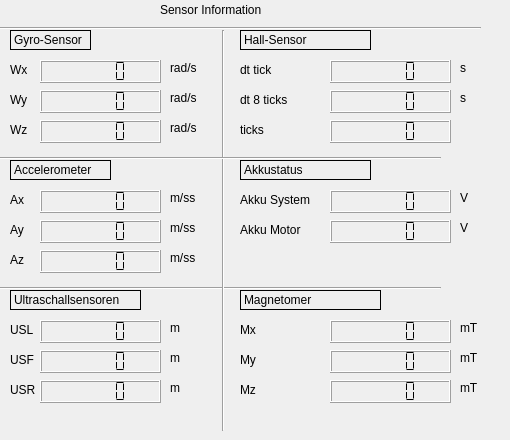
    <widget class="QWidget" name="tab">
     <attribute name="title">
      <string>Tab 1</string>
     </attribute>
     <widget class="QLabel" name="label_41">
      <property name="geometry">
       <rect>
        <x>460</x>
        <y>90</y>
        <width>41</width>
        <height>16</height>
       </rect>
      </property>
      <property name="text">
       <string>s</string>
      </property>
     </widget>
     <widget class="QLabel" name="label_54">
      <property name="geometry">
       <rect>
        <x>240</x>
        <y>350</y>
        <width>31</width>
        <height>20</height>
       </rect>
      </property>
      <property name="text">
       <string>My</string>
      </property>
     </widget>
     <widget class="QLabel" name="label_20">
      <property name="geometry">
       <rect>
        <x>10</x>
        <y>90</y>
        <width>21</width>
        <height>20</height>
       </rect>
      </property>
      <property name="text">
       <string>Wy</string>
      </property>
     </widget>
     <widget class="QLCDNumber" name="sensor_ax">
      <property name="geometry">
       <rect>
        <x>40</x>
        <y>190</y>
        <width>121</width>
        <height>23</height>
       </rect>
      </property>
      <property name="font">
       <font>
        <weight>75</weight>
        <bold>true</bold>
        <strikeout>false</strikeout>
        <kerning>true</kerning>
       </font>
      </property>
      <property name="segmentStyle">
       <enum>QLCDNumber::Flat</enum>
      </property>
     </widget>
     <widget class="QLabel" name="label_47">
      <property name="geometry">
       <rect>
        <x>460</x>
        <y>220</y>
        <width>16</width>
        <height>16</height>
       </rect>
      </property>
      <property name="text">
       <string>V</string>
      </property>
     </widget>
     <widget class="QLCDNumber" name="sensor_my">
      <property name="geometry">
       <rect>
        <x>330</x>
        <y>350</y>
        <width>121</width>
        <height>23</height>
       </rect>
      </property>
      <property name="font">
       <font>
        <weight>75</weight>
        <bold>true</bold>
        <strikeout>false</strikeout>
        <kerning>true</kerning>
       </font>
      </property>
      <property name="segmentStyle">
       <enum>QLCDNumber::Flat</enum>
      </property>
     </widget>
     <widget class="QLabel" name="label_30">
      <property name="geometry">
       <rect>
        <x>10</x>
        <y>30</y>
        <width>81</width>
        <height>20</height>
       </rect>
      </property>
      <property name="frameShape">
       <enum>QFrame::Box</enum>
      </property>
      <property name="midLineWidth">
       <number>0</number>
      </property>
      <property name="text">
       <string>Gyro-Sensor</string>
      </property>
     </widget>
     <widget class="QLCDNumber" name="sensor_usr">
      <property name="geometry">
       <rect>
        <x>40</x>
        <y>380</y>
        <width>121</width>
        <height>23</height>
       </rect>
      </property>
      <property name="font">
       <font>
        <weight>75</weight>
        <bold>true</bold>
        <strikeout>false</strikeout>
        <kerning>true</kerning>
       </font>
      </property>
      <property name="segmentStyle">
       <enum>QLCDNumber::Flat</enum>
      </property>
     </widget>
     <widget class="QLabel" name="label_44">
      <property name="geometry">
       <rect>
        <x>240</x>
        <y>120</y>
        <width>81</width>
        <height>20</height>
       </rect>
      </property>
      <property name="text">
       <string>ticks</string>
      </property>
     </widget>
     <widget class="QLabel" name="label_3">
      <property name="geometry">
       <rect>
        <x>160</x>
        <y>0</y>
        <width>121</width>
        <height>20</height>
       </rect>
      </property>
      <property name="text">
       <string>Sensor Information</string>
      </property>
     </widget>
     <widget class="QLabel" name="label_28">
      <property name="geometry">
       <rect>
        <x>10</x>
        <y>220</y>
        <width>21</width>
        <height>20</height>
       </rect>
      </property>
      <property name="text">
       <string>Ay</string>
      </property>
     </widget>
     <widget class="QLCDNumber" name="sensor_usf">
      <property name="geometry">
       <rect>
        <x>40</x>
        <y>350</y>
        <width>121</width>
        <height>23</height>
       </rect>
      </property>
      <property name="font">
       <font>
        <weight>75</weight>
        <bold>true</bold>
        <strikeout>false</strikeout>
        <kerning>true</kerning>
       </font>
      </property>
      <property name="segmentStyle">
       <enum>QLCDNumber::Flat</enum>
      </property>
     </widget>
     <widget class="QLCDNumber" name="sensor_az">
      <property name="geometry">
       <rect>
        <x>40</x>
        <y>250</y>
        <width>121</width>
        <height>23</height>
       </rect>
      </property>
      <property name="font">
       <font>
        <weight>75</weight>
        <bold>true</bold>
        <strikeout>false</strikeout>
        <kerning>true</kerning>
       </font>
      </property>
      <property name="segmentStyle">
       <enum>QLCDNumber::Flat</enum>
      </property>
     </widget>
     <widget class="Line" name="line_8">
      <property name="geometry">
       <rect>
        <x>220</x>
        <y>280</y>
        <width>221</width>
        <height>16</height>
       </rect>
      </property>
      <property name="orientation">
       <enum>Qt::Horizontal</enum>
      </property>
     </widget>
     <widget class="QLCDNumber" name="sensor_usl">
      <property name="geometry">
       <rect>
        <x>40</x>
        <y>320</y>
        <width>121</width>
        <height>23</height>
       </rect>
      </property>
      <property name="font">
       <font>
        <weight>75</weight>
        <bold>true</bold>
        <strikeout>false</strikeout>
        <kerning>true</kerning>
       </font>
      </property>
      <property name="segmentStyle">
       <enum>QLCDNumber::Flat</enum>
      </property>
     </widget>
     <widget class="QLabel" name="label_31">
      <property name="geometry">
       <rect>
        <x>10</x>
        <y>160</y>
        <width>101</width>
        <height>20</height>
       </rect>
      </property>
      <property name="frameShape">
       <enum>QFrame::Box</enum>
      </property>
      <property name="midLineWidth">
       <number>0</number>
      </property>
      <property name="text">
       <string>Accelerometer</string>
      </property>
     </widget>
     <widget class="Line" name="line_6">
      <property name="geometry">
       <rect>
        <x>220</x>
        <y>20</y>
        <width>261</width>
        <height>16</height>
       </rect>
      </property>
      <property name="orientation">
       <enum>Qt::Horizontal</enum>
      </property>
     </widget>
     <widget class="Line" name="line_5">
      <property name="geometry">
       <rect>
        <x>213</x>
        <y>30</y>
        <width>20</width>
        <height>401</height>
       </rect>
      </property>
      <property name="orientation">
       <enum>Qt::Vertical</enum>
      </property>
     </widget>
     <widget class="QLabel" name="label_19">
      <property name="geometry">
       <rect>
        <x>170</x>
        <y>60</y>
        <width>41</width>
        <height>16</height>
       </rect>
      </property>
      <property name="text">
       <string>rad/s</string>
      </property>
     </widget>
     <widget class="Line" name="line_4">
      <property name="geometry">
       <rect>
        <x>0</x>
        <y>280</y>
        <width>221</width>
        <height>16</height>
       </rect>
      </property>
      <property name="orientation">
       <enum>Qt::Horizontal</enum>
      </property>
     </widget>
     <widget class="Line" name="line_7">
      <property name="geometry">
       <rect>
        <x>220</x>
        <y>150</y>
        <width>221</width>
        <height>16</height>
       </rect>
      </property>
      <property name="orientation">
       <enum>Qt::Horizontal</enum>
      </property>
     </widget>
     <widget class="QLCDNumber" name="sensor_wz">
      <property name="geometry">
       <rect>
        <x>40</x>
        <y>120</y>
        <width>121</width>
        <height>23</height>
       </rect>
      </property>
      <property name="font">
       <font>
        <weight>75</weight>
        <bold>true</bold>
        <strikeout>false</strikeout>
        <kerning>true</kerning>
       </font>
      </property>
      <property name="segmentStyle">
       <enum>QLCDNumber::Flat</enum>
      </property>
     </widget>
     <widget class="Line" name="line_3">
      <property name="geometry">
       <rect>
        <x>0</x>
        <y>150</y>
        <width>221</width>
        <height>16</height>
       </rect>
      </property>
      <property name="orientation">
       <enum>Qt::Horizontal</enum>
      </property>
     </widget>
     <widget class="QLabel" name="label_43">
      <property name="geometry">
       <rect>
        <x>240</x>
        <y>60</y>
        <width>81</width>
        <height>20</height>
       </rect>
      </property>
      <property name="text">
       <string>dt tick</string>
      </property>
     </widget>
     <widget class="QLCDNumber" name="sensor_wy">
      <property name="geometry">
       <rect>
        <x>40</x>
        <y>90</y>
        <width>121</width>
        <height>23</height>
       </rect>
      </property>
      <property name="font">
       <font>
        <weight>75</weight>
        <bold>true</bold>
        <strikeout>false</strikeout>
        <kerning>true</kerning>
       </font>
      </property>
      <property name="segmentStyle">
       <enum>QLCDNumber::Flat</enum>
      </property>
     </widget>
     <widget class="QLabel" name="label_33">
      <property name="geometry">
       <rect>
        <x>170</x>
        <y>350</y>
        <width>41</width>
        <height>16</height>
       </rect>
      </property>
      <property name="text">
       <string>m</string>
      </property>
     </widget>
     <widget class="QLabel" name="label_29">
      <property name="geometry">
       <rect>
        <x>10</x>
        <y>190</y>
        <width>21</width>
        <height>20</height>
       </rect>
      </property>
      <property name="text">
       <string>Ax</string>
      </property>
     </widget>
     <widget class="QLCDNumber" name="sensor_batt_sys">
      <property name="geometry">
       <rect>
        <x>330</x>
        <y>190</y>
        <width>121</width>
        <height>23</height>
       </rect>
      </property>
      <property name="font">
       <font>
        <weight>75</weight>
        <bold>true</bold>
        <strikeout>false</strikeout>
        <kerning>true</kerning>
       </font>
      </property>
      <property name="segmentStyle">
       <enum>QLCDNumber::Flat</enum>
      </property>
     </widget>
     <widget class="QLabel" name="label_26">
      <property name="geometry">
       <rect>
        <x>170</x>
        <y>190</y>
        <width>41</width>
        <height>16</height>
       </rect>
      </property>
      <property name="text">
       <string>m/ss</string>
      </property>
     </widget>
     <widget class="QLabel" name="label_48">
      <property name="geometry">
       <rect>
        <x>240</x>
        <y>220</y>
        <width>91</width>
        <height>20</height>
       </rect>
      </property>
      <property name="text">
       <string>Akku Motor</string>
      </property>
     </widget>
     <widget class="QLabel" name="label_42">
      <property name="geometry">
       <rect>
        <x>240</x>
        <y>90</y>
        <width>81</width>
        <height>20</height>
       </rect>
      </property>
      <property name="text">
       <string>dt 8 ticks</string>
      </property>
     </widget>
     <widget class="QLabel" name="label_21">
      <property name="geometry">
       <rect>
        <x>170</x>
        <y>90</y>
        <width>41</width>
        <height>16</height>
       </rect>
      </property>
      <property name="text">
       <string>rad/s</string>
      </property>
     </widget>
     <widget class="QLabel" name="label_49">
      <property name="geometry">
       <rect>
        <x>240</x>
        <y>190</y>
        <width>91</width>
        <height>20</height>
       </rect>
      </property>
      <property name="text">
       <string>Akku System</string>
      </property>
     </widget>
     <widget class="QLabel" name="label_24">
      <property name="geometry">
       <rect>
        <x>10</x>
        <y>250</y>
        <width>21</width>
        <height>20</height>
       </rect>
      </property>
      <property name="text">
       <string>Az</string>
      </property>
     </widget>
     <widget class="QLabel" name="label_34">
      <property name="geometry">
       <rect>
        <x>170</x>
        <y>380</y>
        <width>41</width>
        <height>16</height>
       </rect>
      </property>
      <property name="text">
       <string>m</string>
      </property>
     </widget>
     <widget class="QLabel" name="label_22">
      <property name="geometry">
       <rect>
        <x>10</x>
        <y>120</y>
        <width>21</width>
        <height>20</height>
       </rect>
      </property>
      <property name="text">
       <string>Wz</string>
      </property>
     </widget>
     <widget class="QLabel" name="label_56">
      <property name="geometry">
       <rect>
        <x>240</x>
        <y>380</y>
        <width>31</width>
        <height>20</height>
       </rect>
      </property>
      <property name="text">
       <string>Mz</string>
      </property>
     </widget>
     <widget class="QLabel" name="label_37">
      <property name="geometry">
       <rect>
        <x>10</x>
        <y>290</y>
        <width>131</width>
        <height>20</height>
       </rect>
      </property>
      <property name="frameShape">
       <enum>QFrame::Box</enum>
      </property>
      <property name="midLineWidth">
       <number>0</number>
      </property>
      <property name="text">
       <string>Ultraschallsensoren</string>
      </property>
     </widget>
     <widget class="QLabel" name="label_25">
      <property name="geometry">
       <rect>
        <x>170</x>
        <y>250</y>
        <width>41</width>
        <height>16</height>
       </rect>
      </property>
      <property name="text">
       <string>m/ss</string>
      </property>
     </widget>
     <widget class="QLabel" name="label_55">
      <property name="geometry">
       <rect>
        <x>240</x>
        <y>290</y>
        <width>141</width>
        <height>20</height>
       </rect>
      </property>
      <property name="frameShape">
       <enum>QFrame::Box</enum>
      </property>
      <property name="midLineWidth">
       <number>0</number>
      </property>
      <property name="text">
       <string>Magnetomer</string>
      </property>
     </widget>
     <widget class="QLabel" name="label_32">
      <property name="geometry">
       <rect>
        <x>170</x>
        <y>320</y>
        <width>41</width>
        <height>16</height>
       </rect>
      </property>
      <property name="text">
       <string>m</string>
      </property>
     </widget>
     <widget class="QLabel" name="label_23">
      <property name="geometry">
       <rect>
        <x>170</x>
        <y>120</y>
        <width>41</width>
        <height>16</height>
       </rect>
      </property>
      <property name="text">
       <string>rad/s</string>
      </property>
     </widget>
     <widget class="QLabel" name="label_35">
      <property name="geometry">
       <rect>
        <x>460</x>
        <y>60</y>
        <width>41</width>
        <height>16</height>
       </rect>
      </property>
      <property name="text">
       <string>s</string>
      </property>
     </widget>
     <widget class="QLabel" name="label_51">
      <property name="geometry">
       <rect>
        <x>460</x>
        <y>350</y>
        <width>41</width>
        <height>16</height>
       </rect>
      </property>
      <property name="text">
       <string>mT</string>
      </property>
     </widget>
     <widget class="QLabel" name="label_46">
      <property name="geometry">
       <rect>
        <x>460</x>
        <y>190</y>
        <width>16</width>
        <height>16</height>
       </rect>
      </property>
      <property name="text">
       <string>V</string>
      </property>
     </widget>
     <widget class="QLabel" name="label_52">
      <property name="geometry">
       <rect>
        <x>460</x>
        <y>380</y>
        <width>41</width>
        <height>16</height>
       </rect>
      </property>
      <property name="text">
       <string>mT</string>
      </property>
     </widget>
     <widget class="QLabel" name="label_18">
      <property name="geometry">
       <rect>
        <x>10</x>
        <y>60</y>
        <width>21</width>
        <height>20</height>
       </rect>
      </property>
      <property name="text">
       <string>Wx</string>
      </property>
     </widget>
     <widget class="QLCDNumber" name="sensor_hall_dt">
      <property name="geometry">
       <rect>
        <x>330</x>
        <y>60</y>
        <width>121</width>
        <height>23</height>
       </rect>
      </property>
      <property name="font">
       <font>
        <weight>75</weight>
        <bold>true</bold>
        <strikeout>false</strikeout>
        <kerning>true</kerning>
       </font>
      </property>
      <property name="segmentStyle">
       <enum>QLCDNumber::Flat</enum>
      </property>
     </widget>
     <widget class="QLCDNumber" name="sensor_hall_dtf">
      <property name="geometry">
       <rect>
        <x>330</x>
        <y>90</y>
        <width>121</width>
        <height>23</height>
       </rect>
      </property>
      <property name="font">
       <font>
        <weight>75</weight>
        <bold>true</bold>
        <strikeout>false</strikeout>
        <kerning>true</kerning>
       </font>
      </property>
      <property name="segmentStyle">
       <enum>QLCDNumber::Flat</enum>
      </property>
     </widget>
     <widget class="Line" name="line_2">
      <property name="geometry">
       <rect>
        <x>0</x>
        <y>20</y>
        <width>221</width>
        <height>16</height>
       </rect>
      </property>
      <property name="orientation">
       <enum>Qt::Horizontal</enum>
      </property>
     </widget>
     <widget class="QLCDNumber" name="sensor_wx">
      <property name="geometry">
       <rect>
        <x>40</x>
        <y>60</y>
        <width>121</width>
        <height>23</height>
       </rect>
      </property>
      <property name="font">
       <font>
        <weight>75</weight>
        <bold>true</bold>
        <strikeout>false</strikeout>
        <kerning>true</kerning>
       </font>
      </property>
      <property name="segmentStyle">
       <enum>QLCDNumber::Flat</enum>
      </property>
     </widget>
     <widget class="QLabel" name="label_27">
      <property name="geometry">
       <rect>
        <x>170</x>
        <y>220</y>
        <width>41</width>
        <height>16</height>
       </rect>
      </property>
      <property name="text">
       <string>m/ss</string>
      </property>
     </widget>
     <widget class="QLCDNumber" name="sensor_hall_count">
      <property name="geometry">
       <rect>
        <x>330</x>
        <y>120</y>
        <width>121</width>
        <height>23</height>
       </rect>
      </property>
      <property name="font">
       <font>
        <weight>75</weight>
        <bold>true</bold>
        <strikeout>false</strikeout>
        <kerning>true</kerning>
       </font>
      </property>
      <property name="segmentStyle">
       <enum>QLCDNumber::Flat</enum>
      </property>
     </widget>
     <widget class="QLabel" name="label_50">
      <property name="geometry">
       <rect>
        <x>460</x>
        <y>320</y>
        <width>41</width>
        <height>16</height>
       </rect>
      </property>
      <property name="text">
       <string>mT</string>
      </property>
     </widget>
     <widget class="QLCDNumber" name="sensor_mz">
      <property name="geometry">
       <rect>
        <x>330</x>
        <y>380</y>
        <width>121</width>
        <height>23</height>
       </rect>
      </property>
      <property name="font">
       <font>
        <weight>75</weight>
        <bold>true</bold>
        <strikeout>false</strikeout>
        <kerning>true</kerning>
       </font>
      </property>
      <property name="segmentStyle">
       <enum>QLCDNumber::Flat</enum>
      </property>
     </widget>
     <widget class="QLabel" name="label_39">
      <property name="geometry">
       <rect>
        <x>10</x>
        <y>380</y>
        <width>31</width>
        <height>20</height>
       </rect>
      </property>
      <property name="text">
       <string>USR</string>
      </property>
     </widget>
     <widget class="QLabel" name="label_53">
      <property name="geometry">
       <rect>
        <x>240</x>
        <y>320</y>
        <width>31</width>
        <height>20</height>
       </rect>
      </property>
      <property name="text">
       <string>Mx</string>
      </property>
     </widget>
     <widget class="QLabel" name="label_38">
      <property name="geometry">
       <rect>
        <x>10</x>
        <y>320</y>
        <width>31</width>
        <height>20</height>
       </rect>
      </property>
      <property name="text">
       <string>USL</string>
      </property>
     </widget>
     <widget class="QLabel" name="label_45">
      <property name="geometry">
       <rect>
        <x>240</x>
        <y>160</y>
        <width>131</width>
        <height>20</height>
       </rect>
      </property>
      <property name="frameShape">
       <enum>QFrame::Box</enum>
      </property>
      <property name="midLineWidth">
       <number>0</number>
      </property>
      <property name="text">
       <string>Akkustatus</string>
      </property>
     </widget>
     <widget class="QLabel" name="label_36">
      <property name="geometry">
       <rect>
        <x>10</x>
        <y>350</y>
        <width>31</width>
        <height>20</height>
       </rect>
      </property>
      <property name="text">
       <string>USF</string>
      </property>
     </widget>
     <widget class="QLCDNumber" name="sensor_batt_motor">
      <property name="geometry">
       <rect>
        <x>330</x>
        <y>220</y>
        <width>121</width>
        <height>23</height>
       </rect>
      </property>
      <property name="font">
       <font>
        <weight>75</weight>
        <bold>true</bold>
        <strikeout>false</strikeout>
        <kerning>true</kerning>
       </font>
      </property>
      <property name="segmentStyle">
       <enum>QLCDNumber::Flat</enum>
      </property>
     </widget>
     <widget class="QLCDNumber" name="sensor_mx">
      <property name="geometry">
       <rect>
        <x>330</x>
        <y>320</y>
        <width>121</width>
        <height>23</height>
       </rect>
      </property>
      <property name="font">
       <font>
        <weight>75</weight>
        <bold>true</bold>
        <strikeout>false</strikeout>
        <kerning>true</kerning>
       </font>
      </property>
      <property name="segmentStyle">
       <enum>QLCDNumber::Flat</enum>
      </property>
     </widget>
     <widget class="QLabel" name="label_40">
      <property name="geometry">
       <rect>
        <x>240</x>
        <y>30</y>
        <width>131</width>
        <height>20</height>
       </rect>
      </property>
      <property name="frameShape">
       <enum>QFrame::Box</enum>
      </property>
      <property name="midLineWidth">
       <number>0</number>
      </property>
      <property name="text">
       <string>Hall-Sensor</string>
      </property>
     </widget>
     <widget class="QLCDNumber" name="sensor_ay">
      <property name="geometry">
       <rect>
        <x>40</x>
        <y>220</y>
        <width>121</width>
        <height>23</height>
       </rect>
      </property>
      <property name="font">
       <font>
        <weight>75</weight>
        <bold>true</bold>
        <strikeout>false</strikeout>
        <kerning>true</kerning>
       </font>
      </property>
      <property name="segmentStyle">
       <enum>QLCDNumber::Flat</enum>
      </property>
     </widget>
    </widget>
